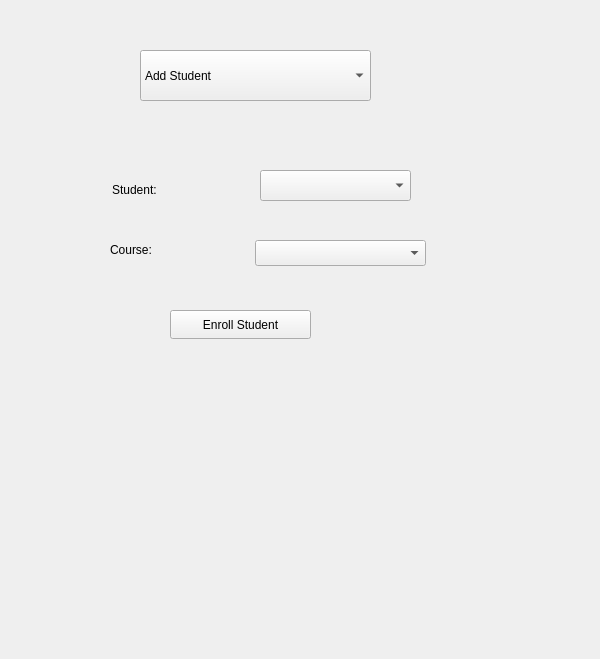
<?xml version="1.0" encoding="UTF-8"?>
<ui version="4.0">
 <class>AdminDashboard</class>
 <widget class="QWidget" name="AdminDashboard">
  <property name="geometry">
   <rect>
    <x>0</x>
    <y>0</y>
    <width>600</width>
    <height>659</height>
   </rect>
  </property>
  <property name="windowTitle">
   <string>Form</string>
  </property>
  <widget class="QStackedWidget" name="stackedWidget">
   <property name="geometry">
    <rect>
     <x>70</x>
     <y>120</y>
     <width>421</width>
     <height>481</height>
    </rect>
   </property>
   <property name="currentIndex">
    <number>3</number>
   </property>
   <widget class="QWidget" name="pageAddStudent">
    <widget class="QLineEdit" name="lineEditStudentFirstName">
     <property name="geometry">
      <rect>
       <x>170</x>
       <y>50</y>
       <width>171</width>
       <height>31</height>
      </rect>
     </property>
    </widget>
    <widget class="QLabel" name="label">
     <property name="geometry">
      <rect>
       <x>20</x>
       <y>40</y>
       <width>111</width>
       <height>41</height>
      </rect>
     </property>
     <property name="text">
      <string>First Nmae:</string>
     </property>
    </widget>
    <widget class="QLineEdit" name="lineEditStudentLastName">
     <property name="geometry">
      <rect>
       <x>172</x>
       <y>110</y>
       <width>171</width>
       <height>26</height>
      </rect>
     </property>
    </widget>
    <widget class="QLabel" name="label_2">
     <property name="geometry">
      <rect>
       <x>20</x>
       <y>110</y>
       <width>121</width>
       <height>31</height>
      </rect>
     </property>
     <property name="text">
      <string>Last Name:</string>
     </property>
    </widget>
    <widget class="QDateEdit" name="dateEditStudentDOB">
     <property name="geometry">
      <rect>
       <x>210</x>
       <y>160</y>
       <width>110</width>
       <height>26</height>
      </rect>
     </property>
    </widget>
    <widget class="QLabel" name="label_3">
     <property name="geometry">
      <rect>
       <x>20</x>
       <y>150</y>
       <width>91</width>
       <height>31</height>
      </rect>
     </property>
     <property name="text">
      <string>Date of Birth:</string>
     </property>
    </widget>
    <widget class="QLabel" name="label_4">
     <property name="geometry">
      <rect>
       <x>20</x>
       <y>200</y>
       <width>81</width>
       <height>41</height>
      </rect>
     </property>
     <property name="text">
      <string>Gender:</string>
     </property>
    </widget>
    <widget class="QComboBox" name="comboBoxStudentGender">
     <property name="geometry">
      <rect>
       <x>220</x>
       <y>210</y>
       <width>76</width>
       <height>26</height>
      </rect>
     </property>
     <item>
      <property name="text">
       <string>Male</string>
      </property>
     </item>
     <item>
      <property name="text">
       <string>Female</string>
      </property>
     </item>
    </widget>
    <widget class="QLineEdit" name="lineEditStudentEmail">
     <property name="geometry">
      <rect>
       <x>170</x>
       <y>250</y>
       <width>161</width>
       <height>26</height>
      </rect>
     </property>
    </widget>
    <widget class="QLabel" name="label_5">
     <property name="geometry">
      <rect>
       <x>20</x>
       <y>250</y>
       <width>101</width>
       <height>31</height>
      </rect>
     </property>
     <property name="text">
      <string>Email:</string>
     </property>
    </widget>
    <widget class="QLineEdit" name="lineEditStudentPhone">
     <property name="geometry">
      <rect>
       <x>170</x>
       <y>300</y>
       <width>161</width>
       <height>31</height>
      </rect>
     </property>
    </widget>
    <widget class="QLabel" name="label_6">
     <property name="geometry">
      <rect>
       <x>20</x>
       <y>300</y>
       <width>101</width>
       <height>31</height>
      </rect>
     </property>
     <property name="text">
      <string>Phone:</string>
     </property>
    </widget>
    <widget class="QLabel" name="label_7">
     <property name="geometry">
      <rect>
       <x>20</x>
       <y>360</y>
       <width>101</width>
       <height>41</height>
      </rect>
     </property>
     <property name="text">
      <string>Address:</string>
     </property>
    </widget>
    <widget class="QTextEdit" name="textEditStudentAddress">
     <property name="geometry">
      <rect>
       <x>173</x>
       <y>350</y>
       <width>151</width>
       <height>41</height>
      </rect>
     </property>
    </widget>
    <widget class="QLabel" name="label_8">
     <property name="geometry">
      <rect>
       <x>20</x>
       <y>410</y>
       <width>101</width>
       <height>31</height>
      </rect>
     </property>
     <property name="text">
      <string>Department:</string>
     </property>
    </widget>
    <widget class="QComboBox" name="comboBoxStudentDepartment">
     <property name="geometry">
      <rect>
       <x>200</x>
       <y>410</y>
       <width>121</width>
       <height>26</height>
      </rect>
     </property>
    </widget>
    <widget class="QPushButton" name="pushButtonAddStudent">
     <property name="geometry">
      <rect>
       <x>192</x>
       <y>440</y>
       <width>141</width>
       <height>29</height>
      </rect>
     </property>
     <property name="text">
      <string>Add Student</string>
     </property>
    </widget>
   </widget>
   <widget class="QWidget" name="page_2">
    <widget class="QLineEdit" name="lineEditFacultyFirstName">
     <property name="geometry">
      <rect>
       <x>200</x>
       <y>40</y>
       <width>161</width>
       <height>31</height>
      </rect>
     </property>
    </widget>
    <widget class="QLabel" name="label_9">
     <property name="geometry">
      <rect>
       <x>42</x>
       <y>50</y>
       <width>121</width>
       <height>21</height>
      </rect>
     </property>
     <property name="text">
      <string>FirstName:</string>
     </property>
    </widget>
    <widget class="QLabel" name="label_10">
     <property name="geometry">
      <rect>
       <x>40</x>
       <y>100</y>
       <width>111</width>
       <height>20</height>
      </rect>
     </property>
     <property name="text">
      <string>LastName:</string>
     </property>
    </widget>
    <widget class="QLineEdit" name="lineEditFacultyLastName">
     <property name="geometry">
      <rect>
       <x>202</x>
       <y>100</y>
       <width>141</width>
       <height>26</height>
      </rect>
     </property>
    </widget>
    <widget class="QLabel" name="label_11">
     <property name="geometry">
      <rect>
       <x>40</x>
       <y>160</y>
       <width>101</width>
       <height>20</height>
      </rect>
     </property>
     <property name="text">
      <string>Email</string>
     </property>
    </widget>
    <widget class="QLineEdit" name="lineEditFacultyEmail">
     <property name="geometry">
      <rect>
       <x>210</x>
       <y>150</y>
       <width>181</width>
       <height>26</height>
      </rect>
     </property>
    </widget>
    <widget class="QLabel" name="label_12">
     <property name="geometry">
      <rect>
       <x>30</x>
       <y>210</y>
       <width>111</width>
       <height>20</height>
      </rect>
     </property>
     <property name="text">
      <string>phone No</string>
     </property>
    </widget>
    <widget class="QLineEdit" name="lineEditFacultyPhone">
     <property name="geometry">
      <rect>
       <x>202</x>
       <y>210</y>
       <width>191</width>
       <height>26</height>
      </rect>
     </property>
    </widget>
    <widget class="QLabel" name="label_13">
     <property name="geometry">
      <rect>
       <x>30</x>
       <y>270</y>
       <width>111</width>
       <height>31</height>
      </rect>
     </property>
     <property name="text">
      <string>Department</string>
     </property>
    </widget>
    <widget class="QComboBox" name="comboBoxFacultyDepartment">
     <property name="geometry">
      <rect>
       <x>205</x>
       <y>270</y>
       <width>161</width>
       <height>26</height>
      </rect>
     </property>
    </widget>
    <widget class="QPushButton" name="pushButtonAddFaculty">
     <property name="geometry">
      <rect>
       <x>160</x>
       <y>340</y>
       <width>131</width>
       <height>29</height>
      </rect>
     </property>
     <property name="text">
      <string>Add Faculty</string>
     </property>
    </widget>
   </widget>
   <widget class="QWidget" name="page_3">
    <widget class="QLabel" name="label_14">
     <property name="geometry">
      <rect>
       <x>20</x>
       <y>50</y>
       <width>121</width>
       <height>31</height>
      </rect>
     </property>
     <property name="text">
      <string>Course Name:</string>
     </property>
    </widget>
    <widget class="QLineEdit" name="lineEditCourseName">
     <property name="geometry">
      <rect>
       <x>180</x>
       <y>50</y>
       <width>151</width>
       <height>26</height>
      </rect>
     </property>
    </widget>
    <widget class="QLabel" name="label_15">
     <property name="geometry">
      <rect>
       <x>22</x>
       <y>110</y>
       <width>111</width>
       <height>20</height>
      </rect>
     </property>
     <property name="text">
      <string>Course Code:</string>
     </property>
    </widget>
    <widget class="QLineEdit" name="lineEditCourseCode">
     <property name="geometry">
      <rect>
       <x>180</x>
       <y>110</y>
       <width>151</width>
       <height>26</height>
      </rect>
     </property>
    </widget>
    <widget class="QLabel" name="label_16">
     <property name="geometry">
      <rect>
       <x>20</x>
       <y>160</y>
       <width>101</width>
       <height>20</height>
      </rect>
     </property>
     <property name="text">
      <string>Credits</string>
     </property>
    </widget>
    <widget class="QSpinBox" name="spinBoxCourseCredits">
     <property name="geometry">
      <rect>
       <x>191</x>
       <y>160</y>
       <width>101</width>
       <height>26</height>
      </rect>
     </property>
    </widget>
    <widget class="QLabel" name="label_17">
     <property name="geometry">
      <rect>
       <x>20</x>
       <y>220</y>
       <width>121</width>
       <height>21</height>
      </rect>
     </property>
     <property name="text">
      <string>Department:</string>
     </property>
    </widget>
    <widget class="QComboBox" name="comboBoxCourseDepartment">
     <property name="geometry">
      <rect>
       <x>180</x>
       <y>210</y>
       <width>131</width>
       <height>26</height>
      </rect>
     </property>
    </widget>
    <widget class="QLabel" name="label_18">
     <property name="geometry">
      <rect>
       <x>30</x>
       <y>270</y>
       <width>101</width>
       <height>20</height>
      </rect>
     </property>
     <property name="text">
      <string>Faculty:</string>
     </property>
    </widget>
    <widget class="QComboBox" name="comboBoxCourseFaculty">
     <property name="geometry">
      <rect>
       <x>185</x>
       <y>260</y>
       <width>121</width>
       <height>26</height>
      </rect>
     </property>
    </widget>
    <widget class="QPushButton" name="pushButtonCreateCourse">
     <property name="geometry">
      <rect>
       <x>150</x>
       <y>330</y>
       <width>151</width>
       <height>29</height>
      </rect>
     </property>
     <property name="text">
      <string>Create Course</string>
     </property>
    </widget>
   </widget>
   <widget class="QWidget" name="page_4">
    <widget class="QComboBox" name="comboBoxAssignStudent">
     <property name="geometry">
      <rect>
       <x>190</x>
       <y>50</y>
       <width>151</width>
       <height>31</height>
      </rect>
     </property>
    </widget>
    <widget class="QLabel" name="label_19">
     <property name="geometry">
      <rect>
       <x>42</x>
       <y>60</y>
       <width>121</width>
       <height>20</height>
      </rect>
     </property>
     <property name="text">
      <string>Student:</string>
     </property>
    </widget>
    <widget class="QLabel" name="label_20">
     <property name="geometry">
      <rect>
       <x>40</x>
       <y>120</y>
       <width>101</width>
       <height>20</height>
      </rect>
     </property>
     <property name="text">
      <string>Course:</string>
     </property>
    </widget>
    <widget class="QComboBox" name="comboBoxAssignCourse">
     <property name="geometry">
      <rect>
       <x>185</x>
       <y>120</y>
       <width>171</width>
       <height>26</height>
      </rect>
     </property>
    </widget>
    <widget class="QPushButton" name="pushButtonAssignStudentToCourse">
     <property name="geometry">
      <rect>
       <x>100</x>
       <y>190</y>
       <width>141</width>
       <height>29</height>
      </rect>
     </property>
     <property name="text">
      <string>Enroll Student</string>
     </property>
    </widget>
   </widget>
  </widget>
  <widget class="QComboBox" name="comboBoxAction">
   <property name="geometry">
    <rect>
     <x>140</x>
     <y>50</y>
     <width>231</width>
     <height>51</height>
    </rect>
   </property>
   <item>
    <property name="text">
     <string>Add Student</string>
    </property>
   </item>
   <item>
    <property name="text">
     <string>Add Faculty</string>
    </property>
   </item>
   <item>
    <property name="text">
     <string>Create Course</string>
    </property>
   </item>
   <item>
    <property name="text">
     <string>Add student to the course</string>
    </property>
   </item>
   <item>
    <property name="text">
     <string>Assign Faculty to Course</string>
    </property>
   </item>
  </widget>
 </widget>
 <resources/>
 <connections/>
</ui>
